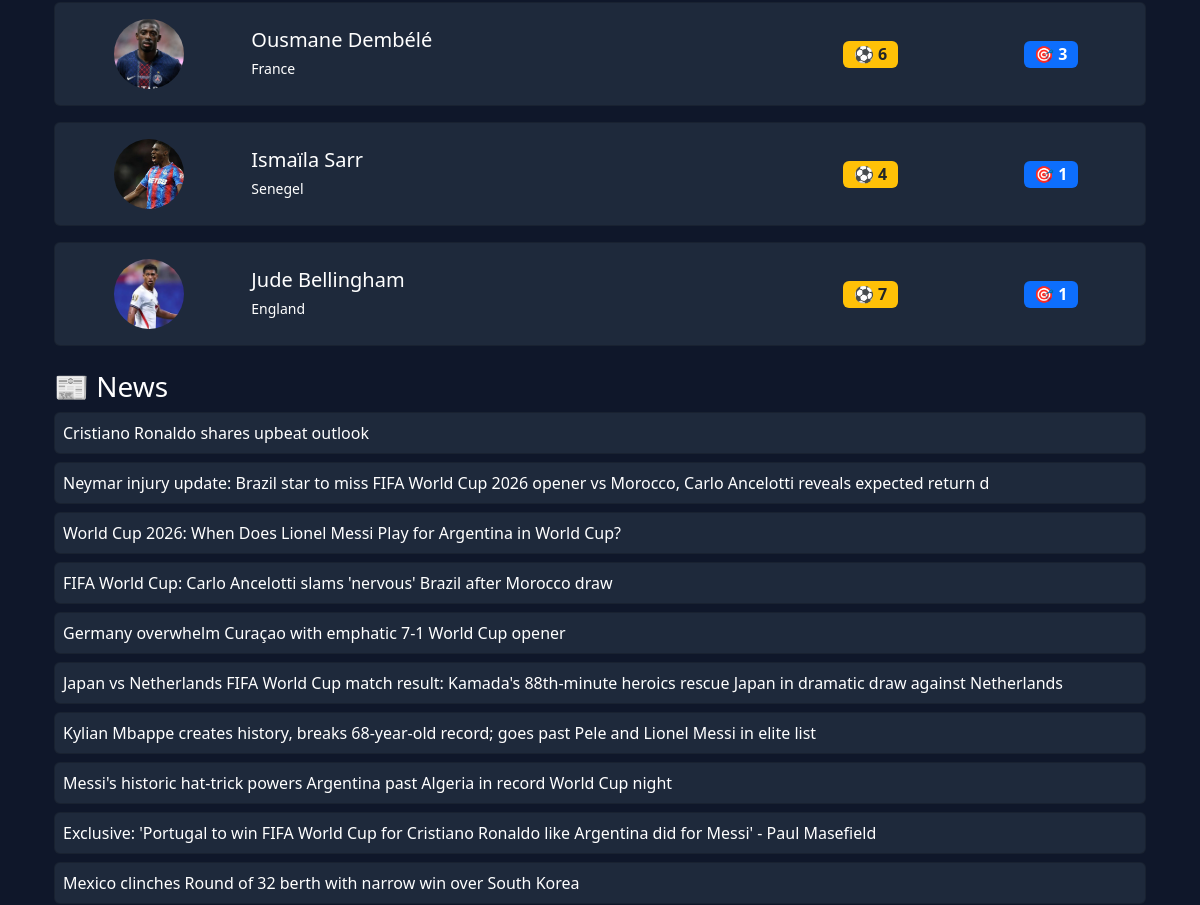
/search/ (middle part), run on an earlier commit of the app's database.
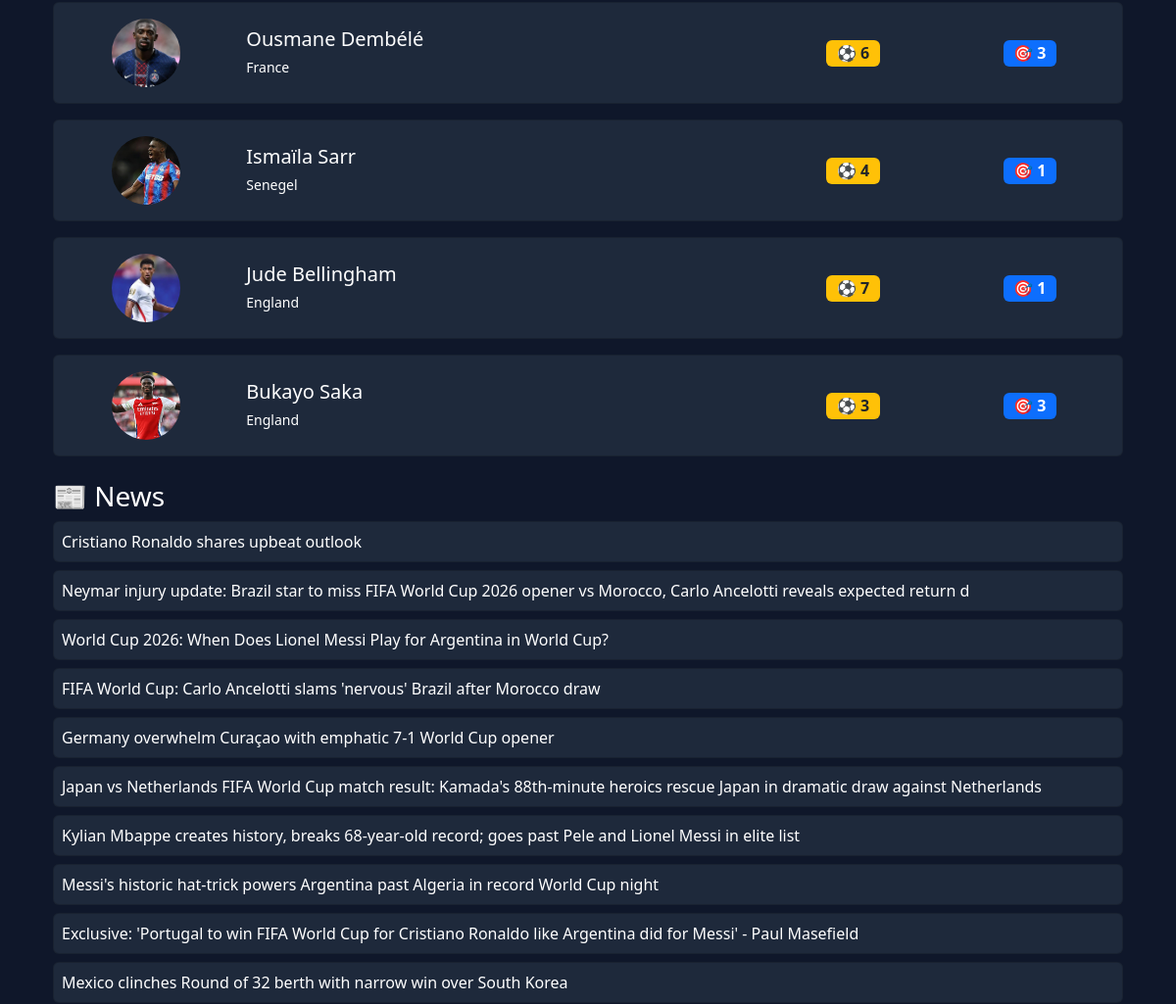
And on a later commit of the database.
### worldcup/models.py (models this page shows, shortened)
class TopScorer(models.Model):
    player_name = models.CharField(max_length=100)
    country = models.CharField(max_length=100)
    goals = models.IntegerField(default=0)
    assists = models.IntegerField(default=0)
    photo = models.ImageField(upload_to='scorers/', blank=True, null=True)

class News(models.Model):
    title = models.CharField(max_length=200)
    image = models.ImageField(upload_to='news/')
    content = models.TextField()
    created_at = models.DateTimeField(auto_now_add=True)

### worldcup/views.py (the view)
# urls.py: path('search/', views.search, name='search'),
def search(request):
    query = request.GET.get("q", "")
    players = Player.objects.filter(name__icontains=query)
    top_scorers = TopScorer.objects.filter(player_name__icontains=query)
    news = News.objects.filter(title__icontains=query)
    player_team_ids = players.values_list("team_id", flat=True)
    teams = Team.objects.filter(
        name__icontains=query
    ) | Team.objects.filter(
        id__in=player_team_ids
    )
    teams = teams.distinct()
    return render(request, "worldcup/search.html", {
        "query": query,
        "teams": teams,
        "players": players,
        "top_scorers": top_scorers,
        "news": news,
    })

### worldcup/templates/worldcup/search.html (shortened to what this page needs)
{% extends 'worldcup/base.html' %}
{% block content %}
<div class="container mt-4">
{% for scorer in top_scorers %}
<div class="card mb-3 p-3">
    <div class="row align-items-center">
        <div class="col-md-2 text-center">
            {% if scorer.photo %}
                <img src="{{ scorer.photo.url }}"
                     width="70"
                     height="70"
                     style="border-radius:50%;object-fit:cover;">
            {% endif %}
        </div>
        <div class="col-md-6">
            <h5 class="mb-1">{{ scorer.player_name }}</h5>
            <small>{{ scorer.country }}</small>
        </div>
        <div class="col-md-2 text-center">
            <span class="badge bg-warning text-dark fs-6">
                ⚽ {{ scorer.goals }}
            </span>
        </div>
        <div class="col-md-2 text-center">
            <span class="badge bg-primary fs-6">
                🎯 {{ scorer.assists }}
            </span>
        </div>
    </div>
</div>
{% empty %}
<p>No top scorers found.</p>
{% endfor %}
<h3 class="mt-4">📰 News</h3>
{% for item in news %}
    <div class="card mb-2 p-2">
        {{ item.title }}
    </div>
{% empty %}
    <p>No news found.</p>
{% endfor %}
</div>
{% endblock %}

What changed in the data, as far as the page shows it:
added TopScorer: photo (picture), player_name "Bukayo Saka", country "England", goals "3", assists "3"
